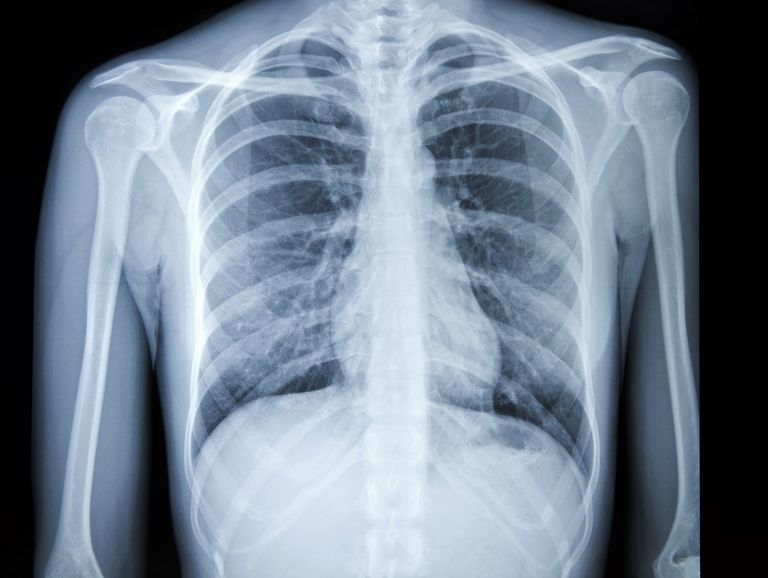
#> input picture xray.jpg, 768 x 578 px
$ python xray_to_xls.py
#> lines starting #> are read from the running program, lines starting #| are printed output that depends on the picture
import numpy as np
import pandas as pd
from imageio import imread
from skimage import data
import matplotlib.pyplot as plt

#loading image
#carregando o arquivo
photo_data = imread("./xray.jpg")
#> photo_data is the input picture: shape (578, 768, 3); mean R, G, B 114.6, 129.1, 144.3
im = np.array(photo_data[:,:,0])
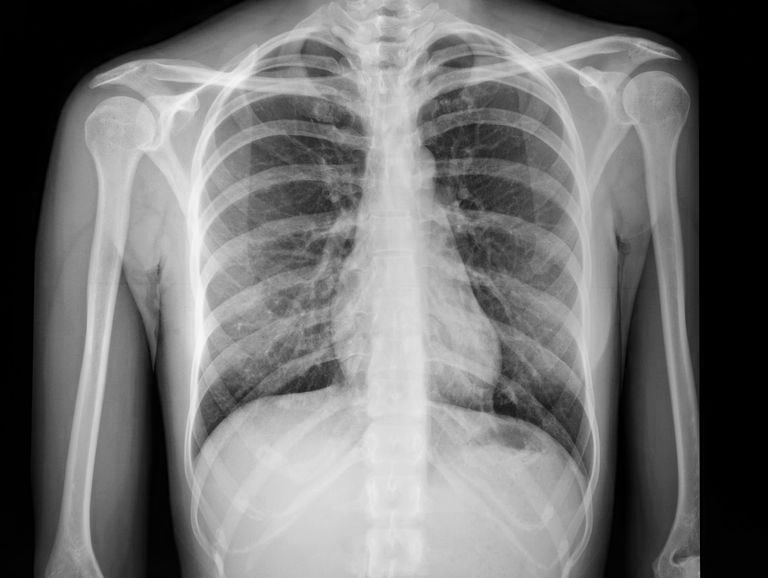
#> im: shape (578, 768); min 0, max 248, mean 114.6

#"plotting image"
#"plotando" a imagem
plt.imshow(im)
plt.show()
print(im.shape)
#| (578, 768)

# Saving as Excel file:
# Salvando como Excel:
pd.DataFrame(im).to_excel('xray.xlsx',index=False,header=False)

# No excel, ajuste a largura das células (auto-ajuste da largura)
# e ative a formatação condicional das célulcas, por cores.

# In Excel, make an auto-adjust of cell width, and activate
# conditional cell formatting for collors.

# Have fun! :D

$ run again, with img1.png saved as xray.jpg
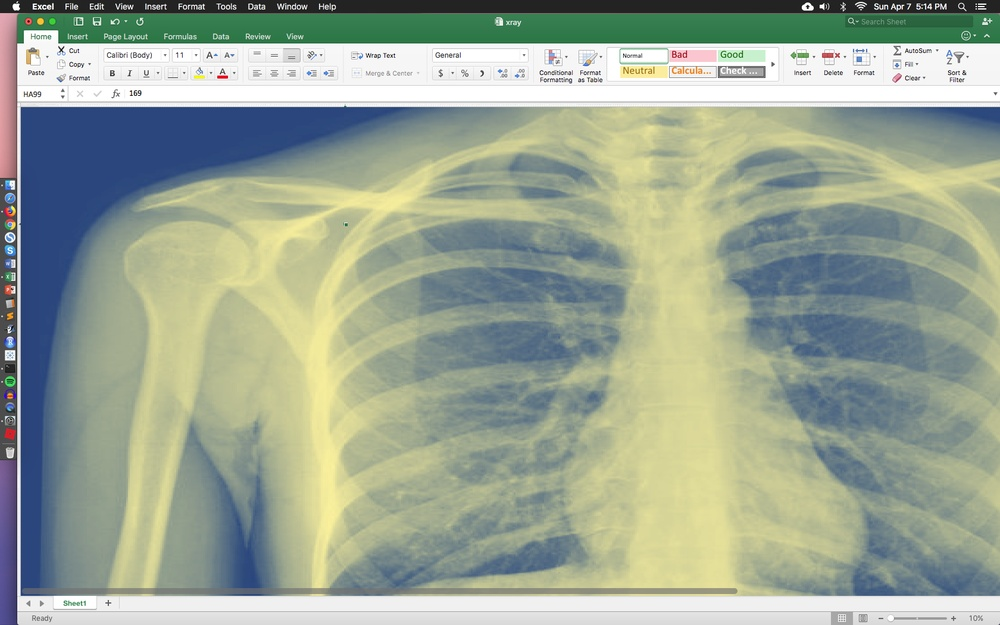
#> input picture img1.png, 1000 x 625 px, shrunk from 1680 x 1050 before the run
#> photo_data is the input picture: shape (625, 1000, 3); mean R, G, B 155.4, 166.5, 149.6
#> `im = np.array(photo_data[:,:,0])`:
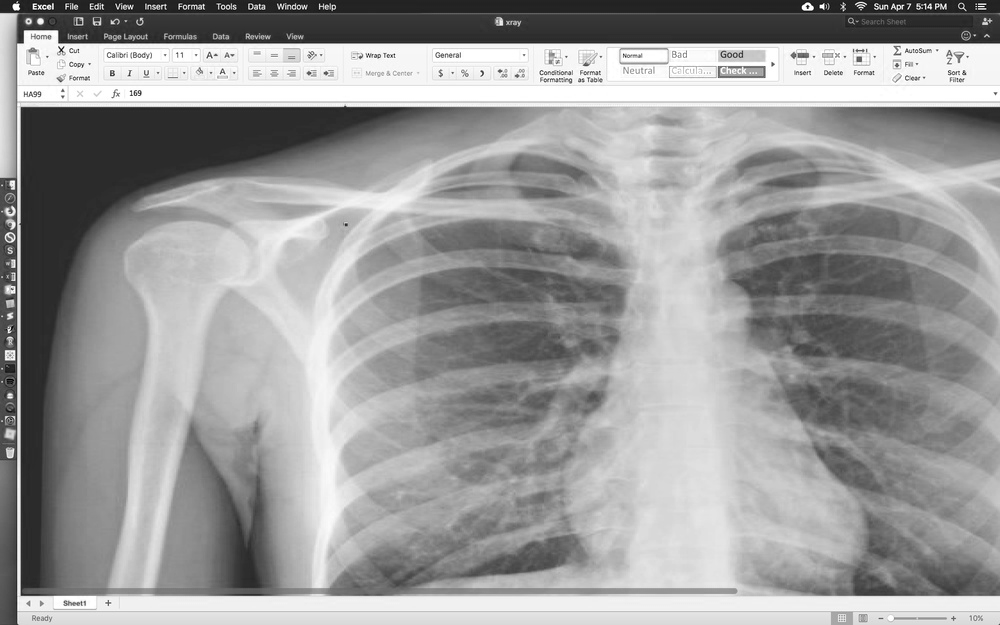
#> im: shape (625, 1000); min 0, max 255, mean 155.4
#| (625, 1000)

$ run again, with img2.png saved as xray.jpg
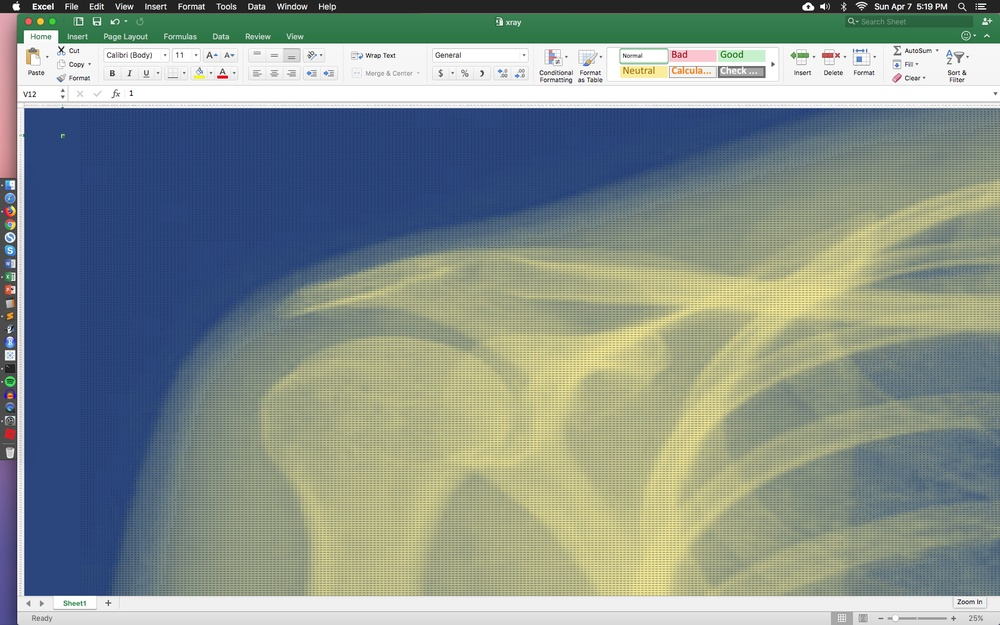
#> input picture img2.png, 1000 x 625 px, shrunk from 1680 x 1050 before the run
#> photo_data is the input picture: shape (625, 1000, 3); mean R, G, B 133, 145.2, 140.1
#> `im = np.array(photo_data[:,:,0])`:
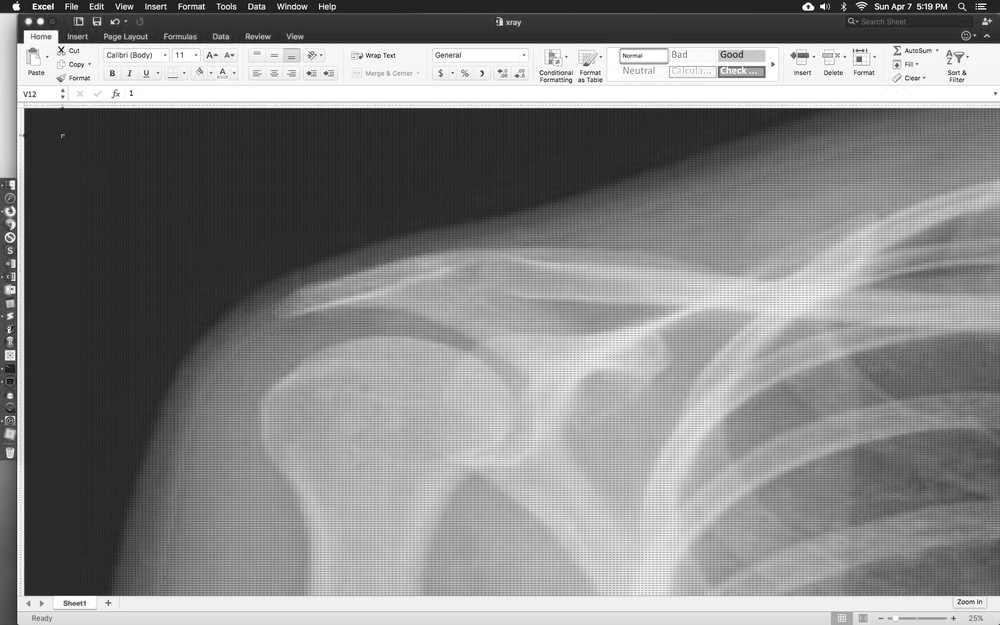
#> im: shape (625, 1000); min 0, max 255, mean 133
#| (625, 1000)

$ run again, with img3.png saved as xray.jpg
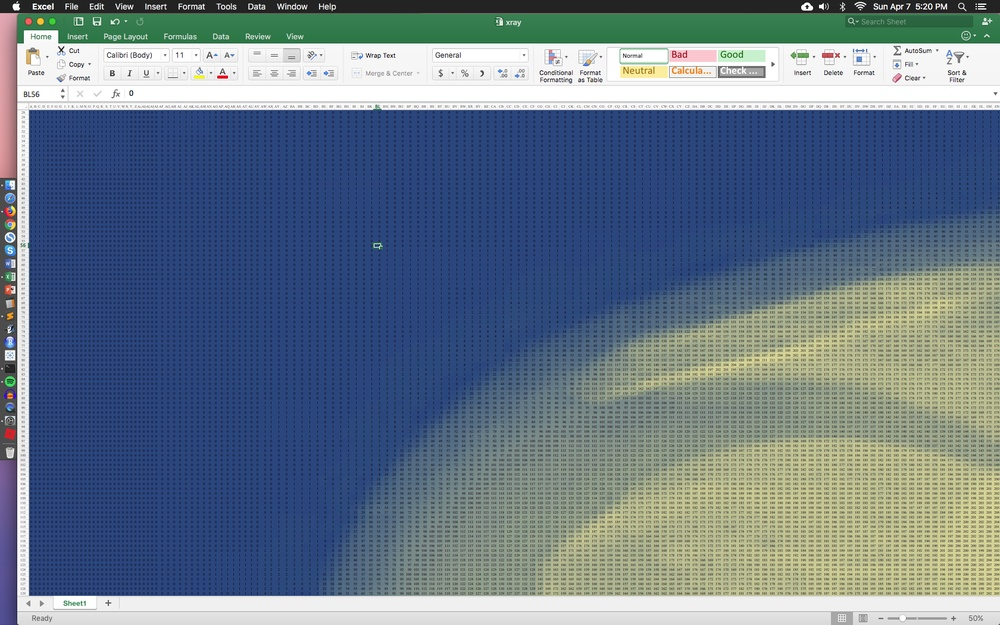
#> input picture img3.png, 1000 x 625 px, shrunk from 1680 x 1050 before the run
#> photo_data is the input picture: shape (625, 1000, 3); mean R, G, B 104, 121.2, 137.7
#> `im = np.array(photo_data[:,:,0])`:
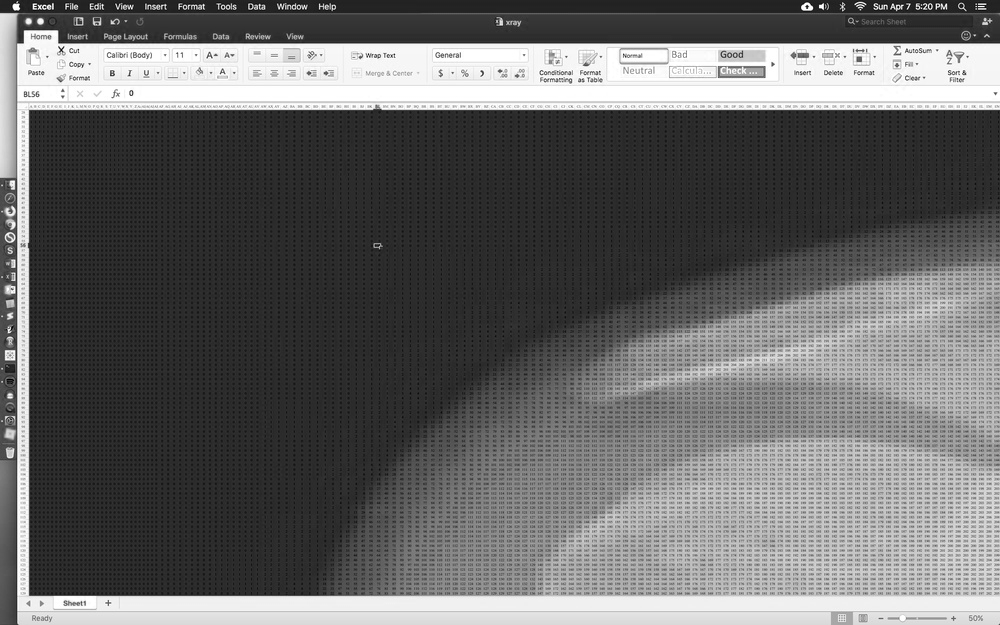
#> im: shape (625, 1000); min 0, max 255, mean 104
#| (625, 1000)
